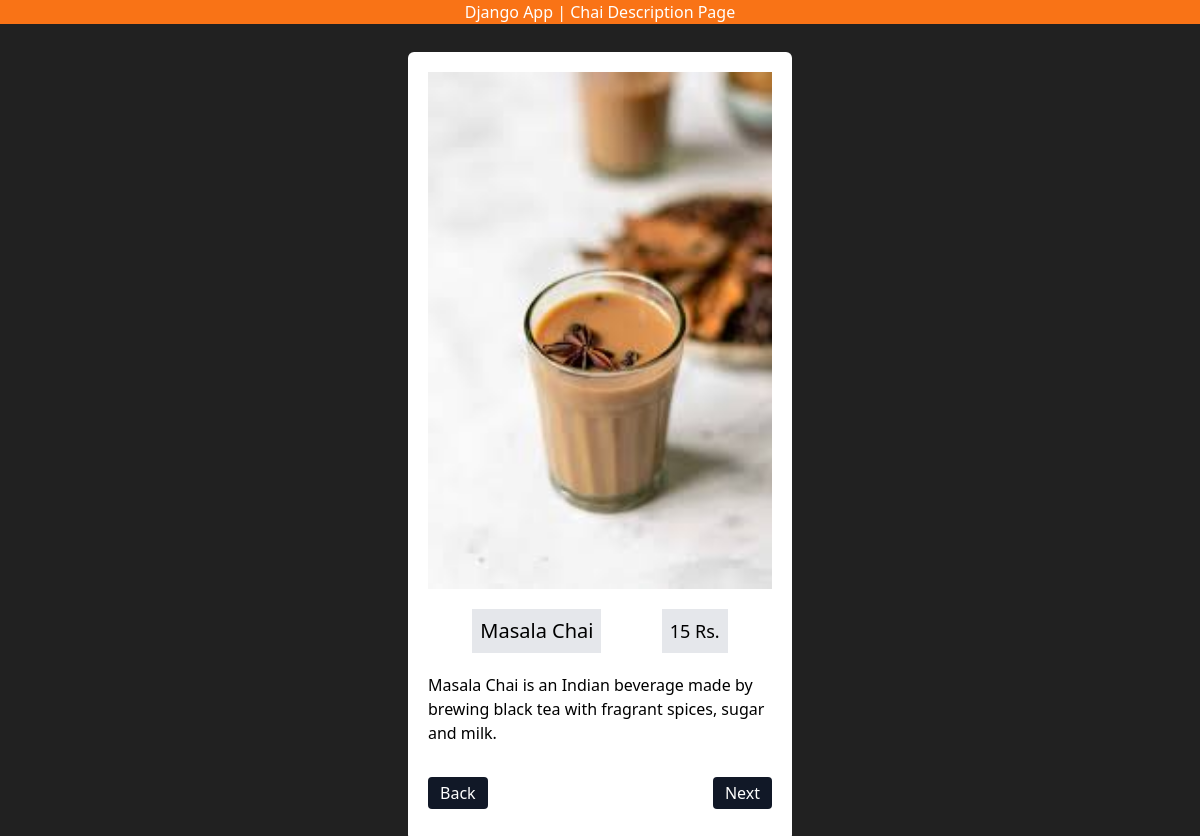
Screenshot of /jango/3/ with the database file from the repository.
### jango_app/models.py (models this page shows, shortened)
class ChaiVariety(models.Model):
    CHAI_TYPE_CHOICE = [
        ("ML", "MASALA"),
        ("GR", "GINGER"),
        ("KL", "KIWI"),
        ("PL", "PLAIN"),
        ("EL", "ELACHI"),
    ]
    name = models.CharField(max_length=100)
    image = models.ImageField(upload_to="chais/")
    date_added = models.DateTimeField(default=timezone.now)
    type = models.CharField(max_length=2, choices=CHAI_TYPE_CHOICE)
    description = models.TextField(default='')
    price = models.SmallIntegerField(default=10.00)

### jango_app/views.py (the view)
# urls.py: path('<int:chai_id>/', views.chai_description, name="chai_description"),
def chai_description(request, chai_id):
    chai = get_object_or_404(ChaiVariety, pk=chai_id)
    return render(request,'jango_app/chai_details.html', {'chai': chai})

### jango_app/templates/jango_app/chai_details.html (shortened to what this page needs)
{% extends "layout.html" %}
{% block content %}
<h1 class= "bg-orange-500 text-white">Django App | Chai Description Page</h1>
<div class="w-96 my-7 mx-auto flex flex-col bg-white p-5 text-black gap-y-5 rounded-md">
    <img class="w-full" src="{{chai.image.url}}" alt="">
    <div class="flex justify-evenly items-center gap-4">
        <h3 class="text-xl font-medium bg-gray-200 p-2">{{chai.name}}</h3>
        <h6 class="text-lg font-medium bg-gray-200 p-2">{{chai.price}} Rs.</h6>
    </div>
    <p class="font-medium text-left">{{chai.description}}</p>
    <div class="flex justify-between my-3">
        <a href="{% url 'all_jango' %}">
            <button class="bg-gray-900 py-1 px-3 rounded text-white">Back</button>
        </a>
        <a href="{% url 'chai_description' chai.id %}"><button class="bg-gray-900 py-1 px-3 rounded text-white">Next</button></a>
    </div>
</div>
{% endblock %}

### static/style.css (style rules this page uses)
body { background-color: #212121; color: rgb(226, 223, 223); }
h1 { text-align: center; }

### rows the page displays
ChaiVariety: image (picture), name "Masala Chai", price "15", description "Masala Chai is an Indian beverage made by brewing black tea with fragrant spices, sugar and milk."
